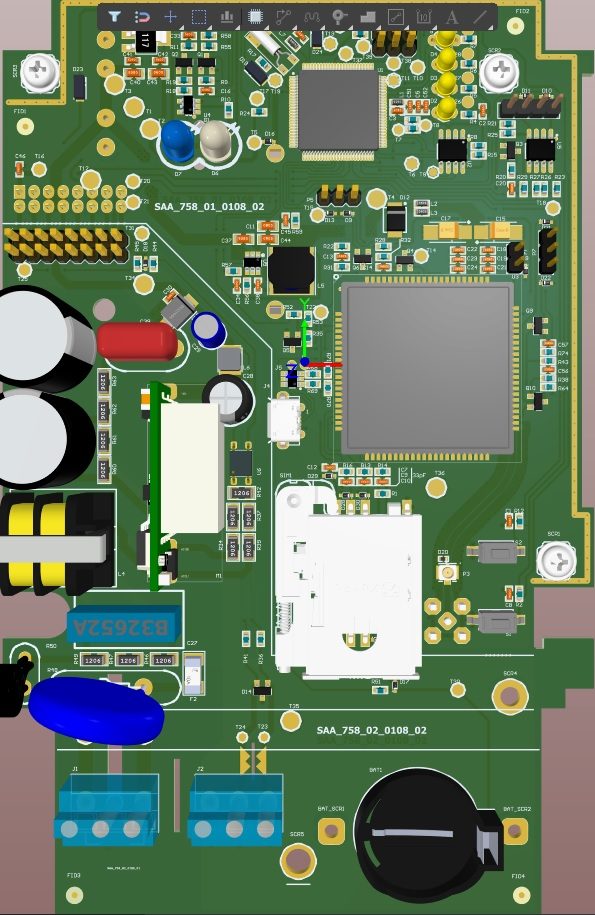
#> input picture BoardDiff/pcb_image.jpg, 595 x 915 px, found by its file name
$ python Task.py
#> lines starting #> are read from the running program, lines starting #| are printed output that depends on the picture; after the words box and inside, x2 and y2 are one past the last pixel; in counts of white or black regions, pixels touching at a corner belong together
import cv2
import numpy as np

# Load the image
image = cv2.imread('D:/Project/NewStructure/Ai/BoardDiff/pcb_image.jpg')
#> image is the input picture: shape (915, 595, 3); mean B, G, R 101.2, 126.4, 105.9

# Convert to grayscale
gray = cv2.cvtColor(image, cv2.COLOR_BGR2GRAY)
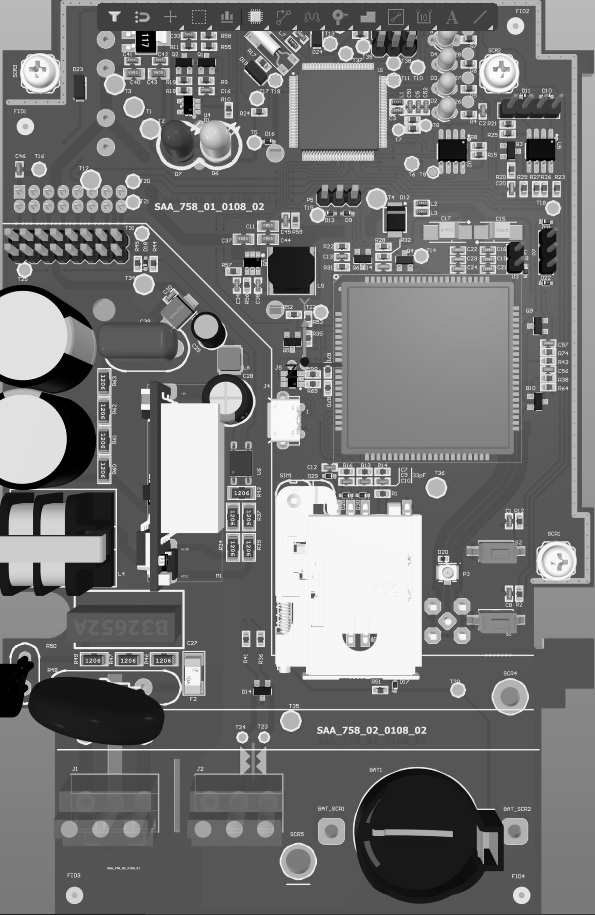
#> gray: shape (915, 595); min 0, max 255, mean 117.4

# Apply Gaussian blur
blurred = cv2.GaussianBlur(gray, (5, 5), 0)

# Thresholding to get binary image
_, thresh = cv2.threshold(blurred, 127, 255, cv2.THRESH_BINARY_INV)
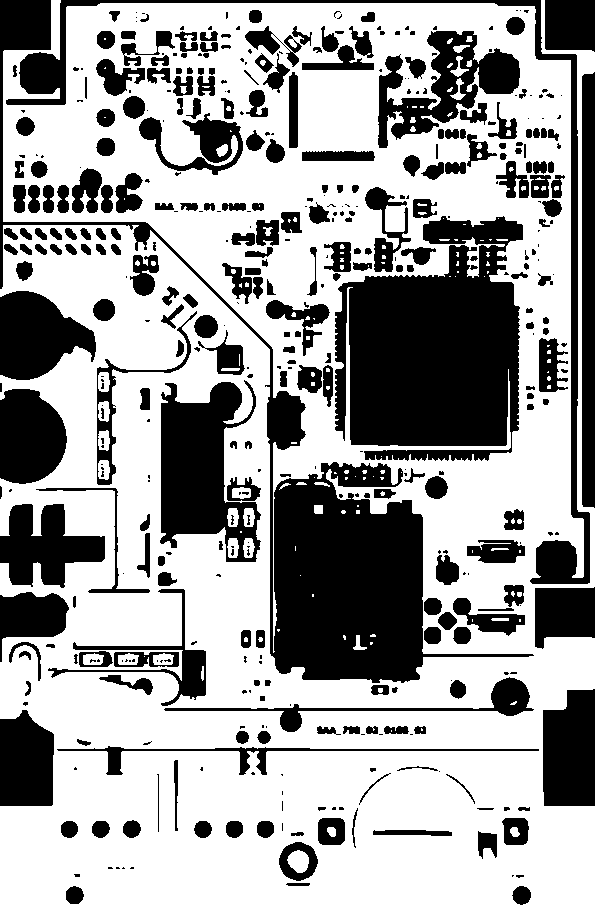
#> thresh: shape (915, 595); 63.5% white; 462 black regions (192 under 20 px)

# Find contours
contours, _ = cv2.findContours(thresh.copy(), cv2.RETR_EXTERNAL, cv2.CHAIN_APPROX_SIMPLE)
#> contours = 28 contours, 24 with area under 20; largest, box (x1, y1, x2, y2) and area: (0, 0, 595, 915) 453866, (353, 635, 367, 650) 64, (314, 505, 323, 514) 64, (314, 482, 330, 487) 26

# Loop through contours
components = {'resistor': 0, 'capacitor': 0, 'inductor': 0, 'transistor': 0, 'DIP_IC': 0}  # You can add more components as needed
for contour in contours:
    # Approximate the contour
    approx = cv2.approxPolyDP(contour, 0.01*cv2.arcLength(contour, True), True)

    # Calculate the number of vertices
    vertices = len(approx)

    # Define conditions for different components based on number of vertices
    if vertices > 5:  # Resistor
        components['resistor'] += 1
        # Draw a bounding box around the component
        x, y, w, h = cv2.boundingRect(contour)
        cv2.rectangle(image, (x, y), (x + w, y + h), (0, 255, 0), 2)
    elif vertices == 4:  # Capacitor, Inductor, Transistor, DIP IC
        # Calculate the aspect ratio
        aspect_ratio = float(w) / h
        if aspect_ratio < 1:  # DIP IC
            components['DIP_IC'] += 1
            # Draw a bounding box around the component
            cv2.drawContours(image, [approx], 0, (255, 0, 0), 2)
        else:  # Capacitor, Inductor, Transistor
            components['capacitor'] += 1
            # Draw a bounding box around the component
            cv2.rectangle(image, (x, y), (x + w, y + h), (0, 0, 255), 2)
    elif vertices == 3:  # Transistor
        components['transistor'] += 1
        # Draw a bounding box around the component
        cv2.drawContours(image, [approx], 0, (255, 0, 0), 2)
#> this loop made 28 passes
#> (vertices, x, y, w, h) on passes 2, 3, 4, 10, 13, 14, 15, 16, 24, 25, 26, 28: (12, 353, 635, 14, 15), (7, 343, 635, 3, 5), (7, 370, 634, 6, 3), (8, 341, 510, 5, 4), (16, 279, 483, 12, 7), (13, 314, 482, 16, 5), (6, 296, 482, 11, 3), (6, 380, 477, 4, 3), (7, 380, 470, 5, 4), (7, 362, 470, 5, 4), (7, 344, 470, 5, 4), (19, 0, 0, 595, 915)
#> (approx, vertices, aspect_ratio) on passes 6, 9, 11, 23, 27: ([[312, 594], [312, 596], [313, 596], [313, 594]], 4, 2), ([[356, 510], [356, 513], [359, 513], [359, 510]], 4, 2), ([[357, 505], [357, 506], [358, 506], [358, 505]], 4, 1.25), ([[334, 472], [334, 473], [336, 473], [335, 472]], 4, 1.33), ([[291, 442], [291, 443], [296, 443], [296, 442]], 4, 1.25)
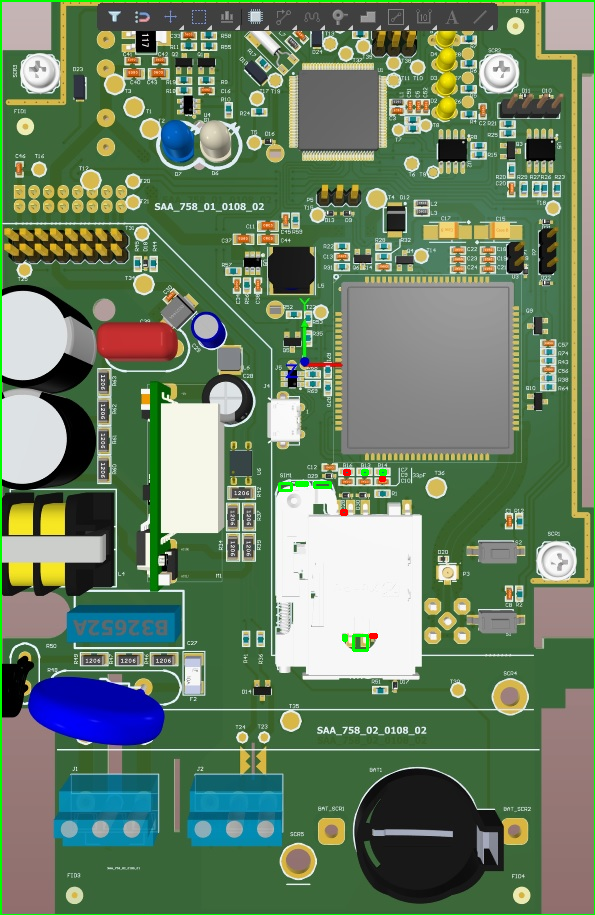
#> image: shape (915, 595, 3); 0.98% of pixels changed, all inside (x1, y1, x2, y2) = (0, 0, 595, 915)
#> after the loop, components = {'resistor': 12, 'capacitor': 5, 'inductor': 0, 'transistor': 0, 'DIP_IC': 0}
    # You can add more conditions based on the shapes of components

# Print the number of each component
print("Number of resistors:", components['resistor'])
#| Number of resistors: 12
print("Number of capacitors:", components['capacitor'])
#| Number of capacitors: 5
print("Number of inductors:", components['inductor'])
#| Number of inductors: 0
print("Number of transistors:", components['transistor'])
#| Number of transistors: 0
print("Number of DIP ICs:", components['DIP_IC'])
#| Number of DIP ICs: 0

# Display the image with bounding boxes
cv2.imshow('Detected Components', image)
cv2.waitKey(0)
cv2.destroyAllWindows()
